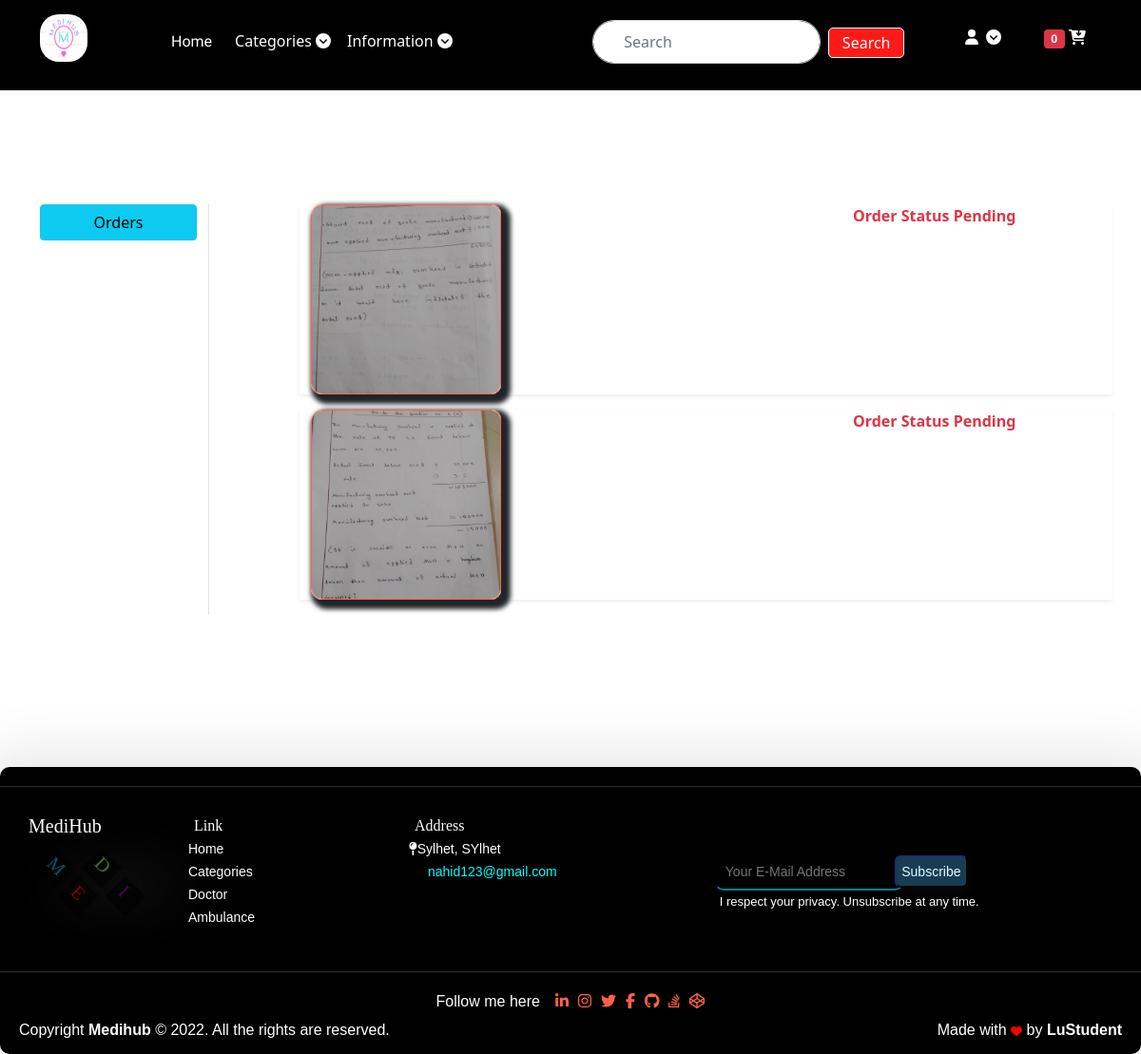
The app's page /prescription_order/ (signed in), older data.
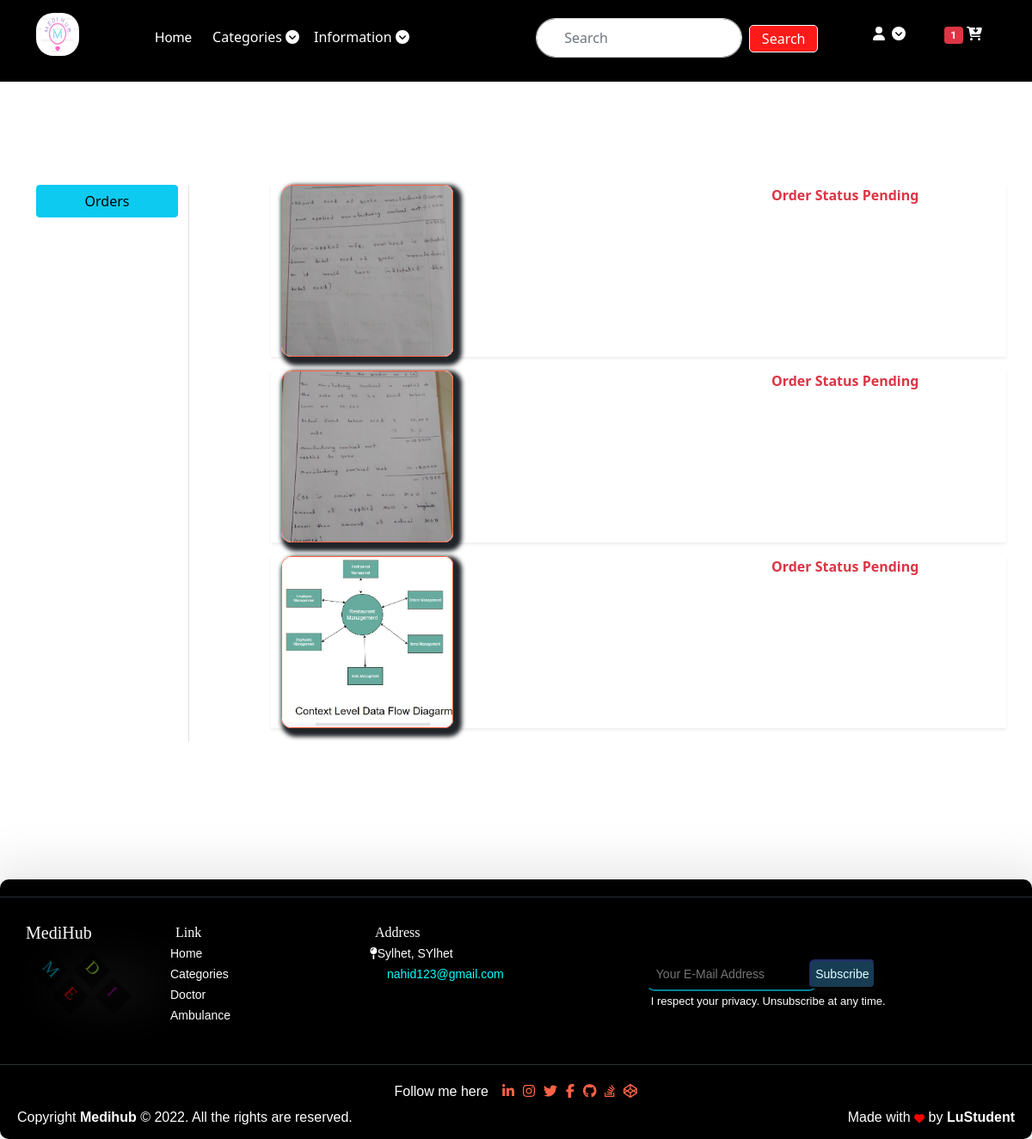
The same page, newer data.
### mediapp/models.py (models this page shows)
class UploadPrescription(models.Model):
    newuser = models.ForeignKey(User, on_delete=models.CASCADE, null=True)
    status = models.CharField(
        max_length=50, choices=STATUS_CHOICES, default="Pending")
    prescription_image = models.ImageField(upload_to='presimg')

### mediapp/views.py (the view)
# urls.py: path('prescription_order/', views.prescription_order,
@login_required
def prescription_order(request):
    op = UploadPrescription.objects.filter(newuser=request.user)
    if request.user.is_authenticated:
        cart = Cart.objects.filter(user=request.user)
    return render(request, 'app/prescription_order.html', {'order_placed': op, 'tcart': cart})

### mediapp/templates/app/prescription_order.html (shortened to what this page needs)
{% extends 'app/base.html' %} <br />
{% load static %} <br />
{% block main-content %} <br />
<div class="container my-5">
  <div class="row">
    <div class="col-sm-2 border-end">
      <ul class="list-unstyled">
        <li class="d-grid">
          <a href="{% url 'orders' %}" class="btn btn-info">Orders</a>
        </li>
      </ul>
    </div>
    <div class="col-sm-9 offset-sm-1">
      {% if order_placed %} {% for op in order_placed %}
      <div class="row shadow-sm mb-3 mainorder">
        <div class="col-sm-8">
          <img
            src="{{op.prescription_image.url}}"
            alt=""
            height="200"
            width="200"
            style="object-fit: cover"
          />
        </div>
        <div class="col-sm-3 fw-bold">
          <p class="text-danger">Order Status {{op.status}}</p>
        </div>
      </div>
      {% endfor %} {% else %}
      <div>
        <h1 class="text-danger">No Prescription There</h1>
      </div>
      {% endif %}
    </div>
  </div>
</div>
{% endblock main-content %}

### mediapp/templates/app/base.html (shortened to what this page needs)
<!DOCTYPE html>
{% load static %}
<html lang="en">
  <head>
    <link
      href="https://cdn.jsdelivr.net/npm/bootstrap@5.0.0-beta1/dist/css/bootstrap.min.css"
      rel="stylesheet"
    />
    <link rel="stylesheet" href="{% static 'app/css/owl.carousel.min.css' %}" />
    <link rel="stylesheet" href="{% static 'app/css/main.css' %}" />
    <link rel="stylesheet" href="{% static 'app/css/all.min.css' %}" />
    <link rel="stylesheet" href="{% static 'app/css/style.css' %}" />
  </head>
  {% load total_cart %}
  <body>
    <nav class="navbar navbar-expand-lg navbar-dark">
      <div class="container mb-3">
        <a class="navbar-brand text-danger" href="/"
          ><img
            style="height: 50px; width: 50px"
            src="{% static 'app/images/banner/large.png' %}"
            alt=""
        /></a>
        <div class="collapse navbar-collapse" id="navbarSupportedContent">
          <ul class="navbar-nav me-auto mb-2 mb-lg-0 ms-5 mt-3">
            <li class="nav-item">
              <a
                class="nav-link homebtn"
                aria-current="page"
                href="/"
                style="color: white"
                >Home</a
              >
            </li>
            <div class="dropdown">
              <a class="dropbtn" id="electronicsDropdown"
                >Categories <i class="fas fa-chevron-circle-down text-white"></i
              ></a>
            </div>
            <div class="dropdown">
              <a class="dropbtn" id="fashionDropdown"
                >Information
                <i class="fas fa-chevron-circle-down text-white"> </i
              ></a>
            </div>
          </ul>
          <form class="d-flex mt-2" action="/searchhresult" method="POST">
            <input
              class="form-control me-2 searchbtn"
              type="search"
              placeholder="Search"
              name="search"
              aria-label="Search"
            />
            <button class="btnsearch" type="submit">Search</button>
          </form>
          <div>
            <ul class="navbar-nav me-auto mb-2 mb-lg-0 mt-2">
              {% if request.user.is_authenticated %}
              <div class="dropdown">
                <a class="dropbtn ms-5" id="profileDropdown">
                  <i class="fas fa-user me-1"></i>
                  <i class="fas fa-chevron-circle-down text-white"></i>
                </a>
              </div>
              <li class="nav-item mx-2">
                <a
                  href="{% url 'show_cart' %}"
                  class="nav-link text-white cartbtn"
                  ><span class="badge bg-danger">{{tcart|length}}</span>
                  <i class="fas fa-cart-arrow-down"></i>
                </a>
              </li>
              {% else %}
              <li class="nav-item ms-5 mt-2">
                <a href="{% url 'login' %}" class="loginbtn">Login</a>
              </li>
              {% endif %}
            </ul>
          </div>
        </div>
      </div>
    </nav>
    {% block banner_slider %} {% endblock banner_slider %} <br />
    {% block livesale %} {% endblock livesale %} <br />
    {% block main-content %} {% endblock main-content %}
    <link
      href="https://use.fontawesome.com/releases/v5.0.1/css/all.css"
      rel="stylesheet"
    />
    <footer>
      <hr class="text-white" />
      <div class="row-footer">
        <div class="site-logo">
          <span>MediHub</span>
          <ul class="main-nav">
            <li class="item1">
              <span>M</span>
            </li>
            <li class="item2">
              <span>E</span>
            </li>
            <li class="item3">
              <span>D</span>
            </li>
            <li class="item4">
              <span>I</span>
            </li>
          </ul>
        </div>
        <div class="site-links">
          <span>Link</span>
          <ul class="list-links">
            <li><a>Home</a></li>
            <li><a>Categories</a></li>
            <li><a>Doctor</a></li>
            <li><a>Ambulance</a></li>
          </ul>
        </div>
        <div class="adr-email">
          <span>Address</span>
          <ul class="">
            <li class="location">
              <a><i class="fas fa-map-pin"></i>Sylhet, SYlhet</a>
            </li>
            <li class="email">
              <a href="mailto:amadahmed1234678@gmail.com?subject=subject text"
                >nahid123@gmail.com</a
              >
            </li>
          </ul>
        </div>
        <div class="subscribe-form">
          <input type="email" placeholder="Your E-Mail Address" />
          <button type="submit">Subscribe</button>
          <p>I respect your privacy. Unsubscribe at any time.</p>
        </div>
      </div>
      <hr class="mainhr" />
      <div class="row-footer">
        <div class="follow-icons">
          <li><span>Follow me here</span></li>
          <li>
            <a href="#"><i class="fab fa-linkedin-in"></i></a>
          </li>
          <li>
            <a href="#"><i class="fab fa-instagram"></i></a>
          </li>
          <li>
            <a href="#"><i class="fab fa-twitter"></i></a>
          </li>
          <li>
            <a href="#"><i class="fab fa-facebook-f"></i></a>
          </li>
          <li>
            <a href="#"><i class="fab fa-github"></i></a>
          </li>
          <li>
            <a href="#"><i class="fab fa-stack-overflow"></i></a>
          </li>
          <li>
            <a href="#"><i class="fab fa-codepen"></i></a>
          </li>
        </div>
      </div>
      <div class="row-footer">
        <div class="right-dis">
          Made with
          <i style="color: red; font-size: 12px" class="fas fa-heart"></i> by
          <strong>LuStudent</strong>
        </div>
        <div class="left-dis">
          Copyright <strong>Medihub</strong> © 2022. All the rights are
          reserved.
        </div>
      </div>
    </footer>
  </body>
</html>

### mediapp/static/app/css/main.css (style rules this page uses)
body { background-color: white; }
nav { background-color: #000000; }
.navbar-brand { font-family: 'Odibee Sans', cursive; font-size: 1.4rem; }
.navbar-brand img { border-radius: 20px 20px; }
nav ul li a { font-family: 'Roboto', sans-serif; color: white; }
.nav-link { color: white; }
.dropbtn { color: white; padding: 16px; padding-right: 1px; font-size: 16px; border: none; }
.dropdown { position: relative; display: inline-block; margin-top: 7px; }
.dropbtn { text-decoration: none; }
.searchbtn { border-radius: 50px 50px; padding: 10px; width: 15rem; padding-left: 2rem; }
.btnsearch { width: 5rem; height: 2rem; margin-top: 0.5rem; background-color: #FF1A1A; color: white; border: 1px solid white; border-radius: 5px 5px; }
footer { box-sizing: border-box; position: relative; margin: 10rem 0px 0px 0px; background-color: black; color: #ffffff; font-style: normal; padding: 4px 0 10px; line-height: 24px; font-family: 'Tajawal', sans-serif; word-break: normal; border-radius: 10px; box-shadow: 2px 6px 60px 20px rgba(0, 0, 0, 0.1); }
.row-footer { padding: 3px 20px 3px 20px; }
.row-footer::after { content: ""; clear: both; display: table; }
hr { width: 100%; border: none; border-top: 0.1rem ridge rgba(100, 150, 173, 0.596); }
.site-logo { float: left; width: 15%; padding: 10px; }
.site-logo span { font-family: 'Oregano', cursive; font-size: 20px; }
.main-nav { position: absolute; top: 40%; left: 6%; margin: 0; padding: 0; width: 100px; height: -1px; box-shadow: 2px 2px 60px 8px rgba(102, 98, 98, 0.5); }
.main-nav li { list-style: none; position: absolute; width: 30px; height: 30px; background: #000; transform: rotate(45deg); transition: 0.5s; margin: -30px; opacity: 0.5; }
.main-nav li span { margin-left: 6.5px; }
.main-nav li.item1 { top: 0; left: 0; color: #00a9c7; }
.main-nav li.item2 { bottom: 0; left: 25%; color: red; }
.main-nav li.item3 { top: 0; left: 50%; color: yellowgreen; }
.main-nav li.item4 { bottom: 0; left: 75%; color: darkmagenta; }
.site-links { float: left; width: 20%; padding: 10px; }
.site-links span { font-family: 'Gruppo', cursive; }
ul.list-links { list-style-type: none; }
ul.list-links li { font-size: 14px; margin-left: -38px; }
.adr-email { float: left; width: 28%; padding: 10px; }
.adr-email span { font-family: 'Gruppo', cursive; }
.adr-email ul { font-size: 14px; list-style-type: none; margin-left: -38px; }
.email a { margin-left: 20px; text-decoration: none; color: aqua; }
.subscribe-form { float: left; margin-top: 50px; }
.subscribe-form>input { width: 200px; background: rgba(0, 0, 0, 0.205); border-radius: 10px; border-color: #013942; color: gray; font-size: 14px; border: 0.1 ridge; box-shadow: 0 6px 10px 0 rgba(0, 0, 0, .1); outline: 0; padding: 6px 10px; }
.subscribe-form>button { display: inline-block; background: #183d53; color: rgb(223, 254, 255); font-size: 14px; border-radius: 6px; border: 0.1 solid; border-color: #080a1a; outline: 0; margin-left: -14px; box-shadow: 2px 6px 10px 0 rgba(82, 82, 82, 0.1); padding: 3px 5px; transition: all 200ms ease-in; cursor: pointer; }
.subscribe-form>p { margin-left: 6px; font-size: 13px; }
.follow-icons { display: flex; justify-content: center; }
.follow-icons li { margin: 0 5px; list-style: none; }
.follow-icons li a { color: tomato; }
.follow-icons li span { padding-right: 6px; }
.right-dis { float: right; }
.left-dis { float: left; }
@media only screen and (max-width: 1200px) { .dropdown { margin-bottom: 1rem; } }
@media only screen and (max-width: 1200px) { .dropbtn { font-size: 16px; border: none; margin-bottom: 1rem; } }
@media only screen and (max-width: 1200px) { .homebtn { margin-left: 1rem; } }
@media only screen and (max-width: 1200px) { .cartbtn { margin-left: 1.7rem; } }

### mediapp/templates/app/prescription_order.html (style rules this page uses)
body { background: white; }
.mainorder img { border: 1px solid tomato; box-shadow: 5px 5px 5px 5px; border-radius: 12px 10px 10px 12px; }
.mainorder p { color: black; }

Row changes from the older to the newer data that the page shows:
added UploadPrescription: prescription_image (picture), status "Pending"
Text that changed along with them:
{{ tcart|length }}: "0" → "1"
